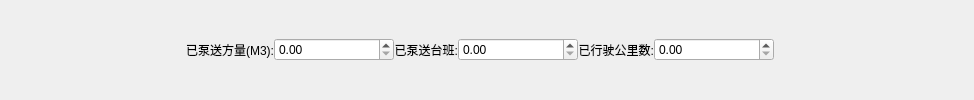
        <widget class="QWidget" name="widget_13" native="true">
         <layout class="QHBoxLayout" name="horizontalLayout_16">
          <property name="spacing">
           <number>0</number>
          </property>
          <property name="leftMargin">
           <number>0</number>
          </property>
          <property name="topMargin">
           <number>0</number>
          </property>
          <property name="rightMargin">
           <number>0</number>
          </property>
          <property name="bottomMargin">
           <number>0</number>
          </property>
          <item>
           <widget class="QLabel" name="label_32">
            <property name="minimumSize">
             <size>
              <width>274</width>
              <height>0</height>
             </size>
            </property>
            <property name="text">
             <string>已泵送方量(M3):</string>
            </property>
            <property name="alignment">
             <set>Qt::AlignRight|Qt::AlignTrailing|Qt::AlignVCenter</set>
            </property>
           </widget>
          </item>
          <item>
           <widget class="QDoubleSpinBox" name="pumpedSquareDSB">
            <property name="minimumSize">
             <size>
              <width>120</width>
              <height>0</height>
             </size>
            </property>
            <property name="maximumSize">
             <size>
              <width>120</width>
              <height>16777215</height>
             </size>
            </property>
           </widget>
          </item>
          <item>
           <widget class="QLabel" name="label_33">
            <property name="text">
             <string>已泵送台班:</string>
            </property>
            <property name="alignment">
             <set>Qt::AlignRight|Qt::AlignTrailing|Qt::AlignVCenter</set>
            </property>
           </widget>
          </item>
          <item>
           <widget class="QDoubleSpinBox" name="pumpedTimesDSB">
            <property name="minimumSize">
             <size>
              <width>120</width>
              <height>0</height>
             </size>
            </property>
            <property name="maximumSize">
             <size>
              <width>120</width>
              <height>16777215</height>
             </size>
            </property>
           </widget>
          </item>
          <item>
           <widget class="QLabel" name="label_34">
            <property name="text">
             <string>已行驶公里数:</string>
            </property>
            <property name="alignment">
             <set>Qt::AlignRight|Qt::AlignTrailing|Qt::AlignVCenter</set>
            </property>
           </widget>
          </item>
          <item>
           <widget class="QDoubleSpinBox" name="milageDSB">
            <property name="minimumSize">
             <size>
              <width>120</width>
              <height>0</height>
             </size>
            </property>
            <property name="maximumSize">
             <size>
              <width>120</width>
              <height>16777215</height>
             </size>
            </property>
           </widget>
          </item>
          <item>
           <spacer name="horizontalSpacer_17">
            <property name="orientation">
             <enum>Qt::Horizontal</enum>
            </property>
            <property name="sizeType">
             <enum>QSizePolicy::Maximum</enum>
            </property>
            <property name="sizeHint" stdset="0">
             <size>
              <width>200</width>
              <height>20</height>
             </size>
            </property>
           </spacer>
          </item>
         </layout>
        </widget>
